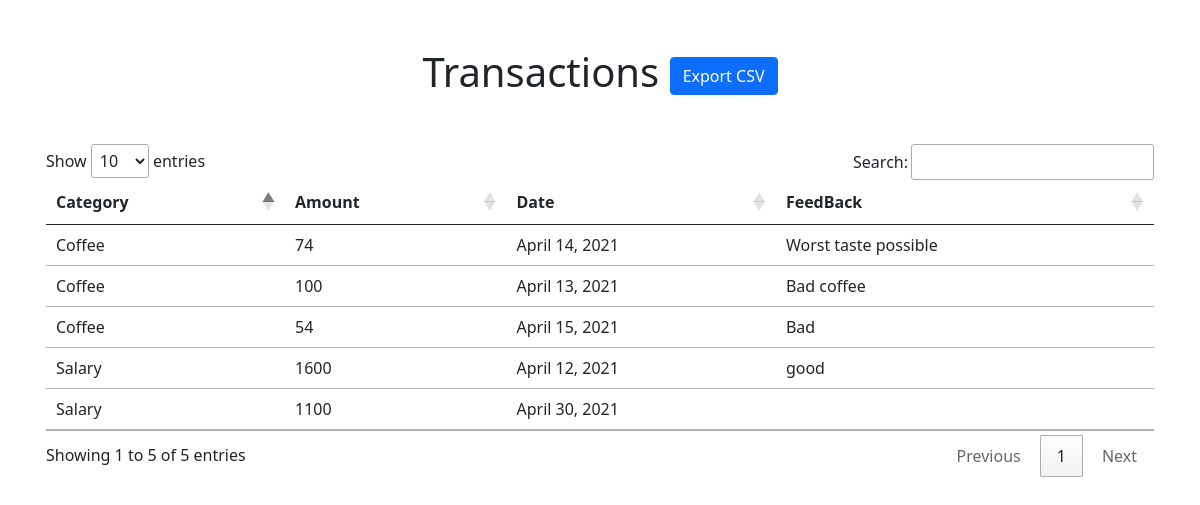
Page /transaction (signed in) on the earlier database version.
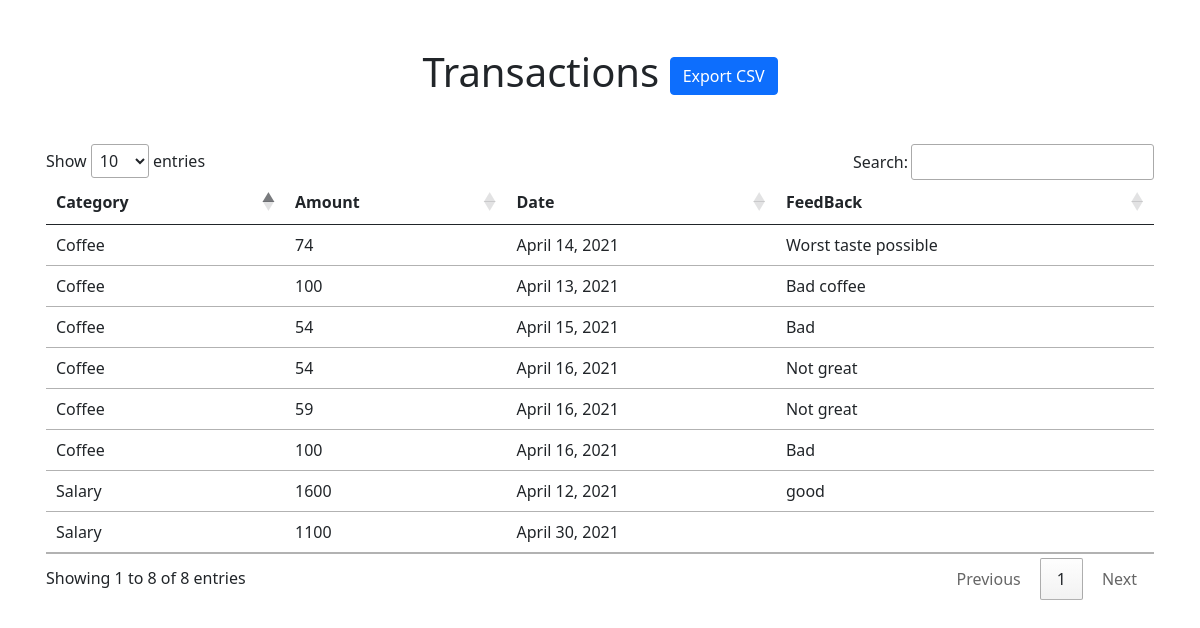
Same page on the later database version.
### management/models.py (models this page shows, shortened)
class Transaction(models.Model):
    user = models.ForeignKey(User, on_delete=models.CASCADE)
    category = models.ForeignKey(Category, on_delete=models.CASCADE)
    amount = models.IntegerField()
    date = models.DateField()
    feedback = models.TextField()
    sentiment = models.FloatField(default=0.0)

class Category(models.Model):
    user = models.ForeignKey(User, on_delete=models.CASCADE)
    category_name = models.CharField(max_length=100)
    is_expense = models.BooleanField()

### management/views.py (the view)
# urls.py: path('transaction', views.transaction, name='transaction'),
def transaction(request):
    cat=0
    if request.method == "POST":
        catid = request.POST.get('catid')
        cat=catid
        catobj = Category.objects.get(pk=catid)
        cat_name=str(catobj)
        cat_name=cat_name[4:]
        print('cat_name',cat_name[4:])
        amount = request.POST.get('amount')
        date = request.POST.get('date')
        feedback = request.POST.get('feedback')
        new_words = {'cushiony': 1, 'comfort': 0, 'support': 0, 'unsupportive': -1, 'lightweight': 1, 'heavyweight': -1, 'stabilize': 1, 'instability': -1, 'unresponsive': -1, 'durable': 1, 'breathable': 1, 'protective': 1, 'too': 0, 'flimsy': -1, 'freedom': 0, 'tore': -1.5, 'narrow': -1, 'strike': 0, 'right': 1.5, 'hole': -1.5, 'never': -.5,
                     'holes': -1.5, "stiff": -1, 'return': -.5, 'returning': -.5, 'issue': -1, "untied": -1, 'clunky': -1, 'stiffness': -1, 'swollen': -1, 'stylish': 1, 'rip': -1, 'returned': -.5, 'bulky': -1}  # this list specifies sentiment scores for common words that are related to running shoes, in other words it adds context to the sentiment analysis
        sid = SentimentIntensityAnalyzer()
        sid.lexicon.update(new_words)
        score = sid.polarity_scores(feedback)
        compound = score.get('compound')
        usd = request.user.id
        newtransaction = Transaction(
            user=request.user, category=catobj, amount=amount, date=date, feedback=feedback, sentiment=compound)
        newtransaction.save()
        usd = request.user.id
        print('cat',cat)
        dataset1 = Transaction.objects.raw(
            'select id,category_id,feedback from management_transaction where user_id=%s and category_id=%s',[usd,cat])
        review = list()
        for entry in dataset1:
            usid = Transaction.objects.get(pk=entry.id)
            fdb = usid.feedback
            review.append('%s' % fdb)
        total = 0
        for i in review:
            new_words = {'cushiony': 1, 'comfort': 0, 'support': 0, 'unsupportive': -1, 'lightweight': 1, 'heavyweight': -1, 'stabilize': 1, 'instability': -1, 'unresponsive': -1, 'durable': 1, 'breathable': 1, 'protective': 1, 'too': 0, 'flimsy': -1, 'freedom': 0, 'tore': -1.5, 'narrow': -1, 'strike': 0, 'right': 1.5, 'hole': -1.5, 'never': -.5,
                         'holes': -1.5, "stiff": -1, 'return': -.5, 'returning': -.5, 'issue': -1, "untied": -1, 'clunky': -1, 'stiffness': -1, 'swollen': -1, 'stylish': 1, 'rip': -1, 'returned': -.5, 'bulky': -1}  # this list specifies sentiment scores for common words that are related to running shoes, in other words it adds context to the sentiment analysis
            sid = SentimentIntensityAnalyzer()
            sid.lexicon.update(new_words)
            score = sid.polarity_scores(i)
            compound = score.get('compound')
            total += compound
        alltransaction = Transaction.objects.filter(user=request.user)
        if total < -0.2:
            return render(request, 'addtransaction.html', {'alert_flag': True,'cat_name':cat_name})
        arr = []
        income = Transaction.objects.raw(
            'SELECT management_transaction.id,sum(management_transaction.amount) as amount  FROM management_transaction INNER JOIN management_category ON management_transaction.category_id=management_category.id WHERE management_category.is_expense=0 and management_transaction.user_id=%s', [usd])
        for i in income:
            arr.append(i.amount)
        expenses = Transaction.objects.raw(
            'SELECT management_transaction.id,sum(management_transaction.amount) as amount FROM management_transaction INNER JOIN management_category ON management_transaction.category_id=management_category.id WHERE management_category.is_expense=1 and management_transaction.user_id=%s', [usd])
        for i in expenses:
            arr.append(i.amount)
        if arr[0] != None and arr[1] != None:
            savings = arr[0]-arr[1]
        else:
            savings = None
        cred_score = savings/arr[0]
        print('credscore', cred_score)
        cust = CustomUser.objects.get(user_id=request.user.id)
        cust.credit_score = cred_score
        cust.save(update_fields=['credit_score'])
        return redirect('/transaction')
    else:
        alltransaction = Transaction.objects.filter(user=request.user)
        return render(request, "transaction.html", {'alltransaction': alltransaction})

### templates/transaction.html (shortened to what this page needs)
{% load static %}
<!DOCTYPE html>
<html lang="en">
<head>
    <link rel="stylesheet" href="{% static '/css/bootstrap.css' %}">
    <link rel="stylesheet" type="text/css" href="https://cdn.datatables.net/1.10.24/css/jquery.dataTables.css">
</head>
<body>
    <div class="container mt-5">
        <h1 class="text-center mb-5">Transactions <a class="btn btn-primary" href="/export-csv" role="button">Export
                CSV</a>
        </h1>
        <table class="table table-hover" id="myTable">
            <thead>
                <tr>
                    <th scope="col">Category</th>
                    <th scope="col">Amount</th>
                    <th scope="col">Date</th>
                    <th scope="col">FeedBack</th>
                </tr>
            </thead>
            <tbody id="tbody" id="tbody">
                {% for t in alltransaction%}
                <tr>
                    <td>
                        {{t.category.category_name}}
                    </td>
                    <td>
                        {{t.amount}}
                    </td>
                    <td>
                        {{t.date}}
                    </td>
                    <td>
                        {{t.feedback}}
                    </td>
                </tr>
                {% endfor %}
            </tbody>
        </table>
    </div>
</body>
</html>

Differences in the rows shown:
added Transaction: category.category_name "Coffee", amount "54", date "April 16, 2021", feedback "Not great"
added Transaction: category.category_name "Coffee", amount "59", date "April 16, 2021", feedback "Not great"
added Transaction: category.category_name "Coffee", amount "100", date "April 16, 2021", feedback "Bad"
Other differences:
text written by a page script: "Show entries Search: Showing 1 to 5 of 5 entries Previous 1 Next" → "Show entries Search: Showing 1 to 8 of 8 entries Previous 1 Next"
